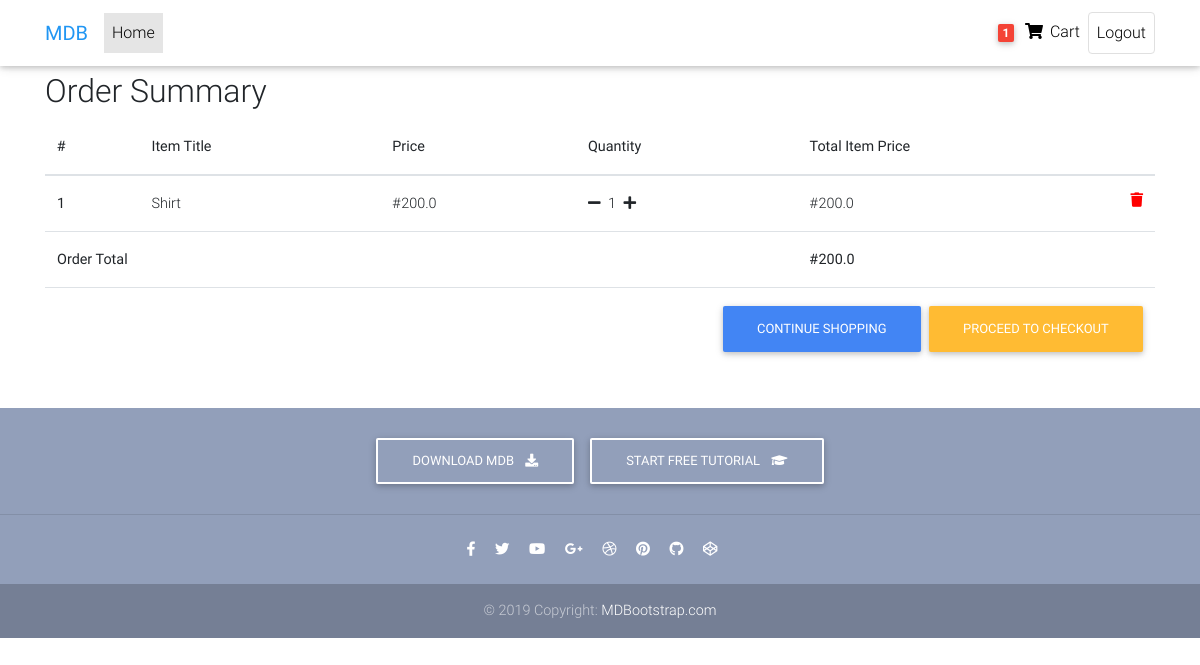
Page /order_summary/ (signed in) on the committed database.
### ecommerce/models.py (models this page shows, shortened)
class Order(models.Model):
    user = models.ForeignKey(User, on_delete=models.CASCADE)
    ref_code = models.CharField(max_length=20)
    items = models.ManyToManyField(OrderItem)
    start_date = models.DateTimeField(auto_now_add=True)
    created_date = models.DateTimeField()
    ordered = models.BooleanField(default=False)
    address = models.ForeignKey('Address', on_delete=models.SET_NULL, blank=True, null=True)
    payment = models.ForeignKey('Payment', on_delete=models.SET_NULL, blank=True, null=True)
    coupon = models.ForeignKey('Coupon', on_delete=models.SET_NULL, blank=True, null=True)
    being_delivered = models.BooleanField(default=False)
    received = models.BooleanField(default=False)
    refund_requested = models.BooleanField(default=False)
    refund_granted = models.BooleanField(default=False)
    def get_total(self):
        total = 0
        for order_item in self.items.all():
            total += order_item.get_final_price()
        if self.coupon:
            total -= self.coupon.amount
        return total

class OrderItem(models.Model):
    user = models.ForeignKey(User, on_delete=models.CASCADE)
    ordered = models.BooleanField(default=False)
    item = models.ForeignKey('Item', on_delete=models.CASCADE)
    quantity = models.IntegerField(default=1)
    def get_total_item_price(self):
        return self.quantity * self.item.price
    def get_final_price(self):
        if self.item.discount_price:
            return self.get_total_item_discount_price()
        else:
            return self.get_total_item_price()

class Item(models.Model):
    title = models.CharField(max_length=100)
    price = models.FloatField()
    discount_price = models.FloatField(blank=True, null=True)
    category = models.CharField(max_length=2, choices=CATEGORY_CHOICES)
    label = models.CharField(max_length=1, choices=LABEL_CHOICES)
    slug = models.SlugField()
    description = models.TextField()
    image = models.ImageField(blank=True, null=True)

### ecommerce/views.py (the view)
# urls.py: path('order_summary/', OrderSummary.as_view(), name='order-summary'),
class OrderSummary(LoginRequiredMixin, View):
    def get(self, *args, **kwargs):
        try:
            order = Order.objects.get(user=self.request.user, ordered=False)
            context = {
                'object': order
            }
            return render(self.request, 'ecommerce/order-summary.html', context)
        except ObjectDoesNotExist:
            messages.info(self.request, 'You do not have an active order')
            return redirect('/')

### ecommerce/templatetags/cart_template_tags.py (called while the page is built)
@register.filter
def cart_item_count(user):
    if user.is_authenticated:
        qs = Order.objects.filter(user=user, ordered=False)
        if qs.exists():
            return qs[0].items.count()
    return 0

### ecommerce/templates/ecommerce/order-summary.html (shortened to what this page needs)
{% extends 'ecommerce/base.html' %}
{% block content %}
<main>
<div class="container">
    <div class="table-responsive text-nowrap">
<h2>Order Summary</h2>
<table class="table">
<thead>
<tr>
    <th scope="col">#</th>
    <th scope="col">Item Title</th>
    <th scope="col">Price</th>
    <th scope="col">Quantity</th>
    <th scope="col">Total Item Price</th>
</tr>
</thead>
    <tbody>
    {% for order_item in object.items.all %}
    <tr>
        <th scope="row">{{ forloop.counter }}</th>
        <td>{{ order_item.item.title }}</td>
        <td>#{{ order_item.item.price }}</td>
        <td>
            <a href="{% url 'remove-single-item-from-cart' order_item.item.slug %}"><i class="fas fa-minus mr-1"></i></a>
            {{ order_item.quantity }}
            <a href="{% url 'add-single-item-to-cart' order_item.item.slug %}"><i class="fas fa-plus ml-1"></i></a>
        </td>
        <td>
            {% if order_item.item.discount_price %}
                #{{ order_item.get_total_item_discount_price }}
                <span class="badge badge-primary">Saving#{{ order_item.get_amount_saved }}</span>
                {% else %}
                #{{ order_item.get_total_item_price }}
            {% endif %}
        <a href="{% url 'remove-from-cart' order_item.item.slug %}" style="color: red"><i class="fas fa-trash float-right"></i></a>
        </td>
    </tr>
    {% endfor %}
    {% if object.get_total %}
    <tr>
        <td colspan="4"><b>Order Total</b></td>
        <td><b>#{{ object.get_total }}</b></td>
    </tr>
        <tr>
            <td colspan="5">
            <a class='btn btn-warning float-right ml-2' href='/checkout/'>Proceed to checkout</a>
            <a class='btn btn-primary float-right' href='/'>Continue shopping</a>
            </td>
        </tr>
    {% endif %}
    </tbody>
</table>
</div>
</div>
</main>
{% endblock %}

### ecommerce/templates/ecommerce/navbar.html (shortened to what this page needs)
{% load cart_template_tags %}
  <nav class="navbar fixed-top navbar-expand-lg navbar-light white scrolling-navbar">
    <div class="container">
      <a class="navbar-brand waves-effect" href="https://mdbootstrap.com/docs/jquery/" target="_blank">
        <strong class="blue-text">MDB</strong>
      </a>
      <div class="collapse navbar-collapse" id="navbarSupportedContent">
        <ul class="navbar-nav mr-auto">
          <li class="nav-item active">
            <a class="nav-link waves-effect" href="{% url 'home' %}">Home
            </a>
          </li>
        </ul>
        <ul class="navbar-nav nav-flex-icons">
            {% if request.user.is_authenticated %}
          <li class="nav-item">
            <a class="nav-link waves-effect" href="{% url 'order-summary' %}">
              <span class="badge red z-depth-1 mr-1"> {{ request.user|cart_item_count }} </span>
              <i class="fas fa-shopping-cart"></i>
              <span class="clearfix d-none d-sm-inline-block"> Cart </span>
            </a>
          </li>
          <li class="nav-item">
            <a href="{% url 'logout' %}" class="nav-link border border-light rounded waves-effect">
              Logout
            </a>
          </li>
          {% endif %}
      </div>
    </div>
  </nav>

### ecommerce/templates/ecommerce/base.html (style rules this page uses)
html, body, header, .carousel { height: 60vh; }

### rows in the picture
OrderItem: item "Shirt", item.price "200.0", quantity "1", get_total_item_price "200.0"
Order: get_total "200.0"

### other values in the picture
{{ request.user|cart_item_count }} "1"
